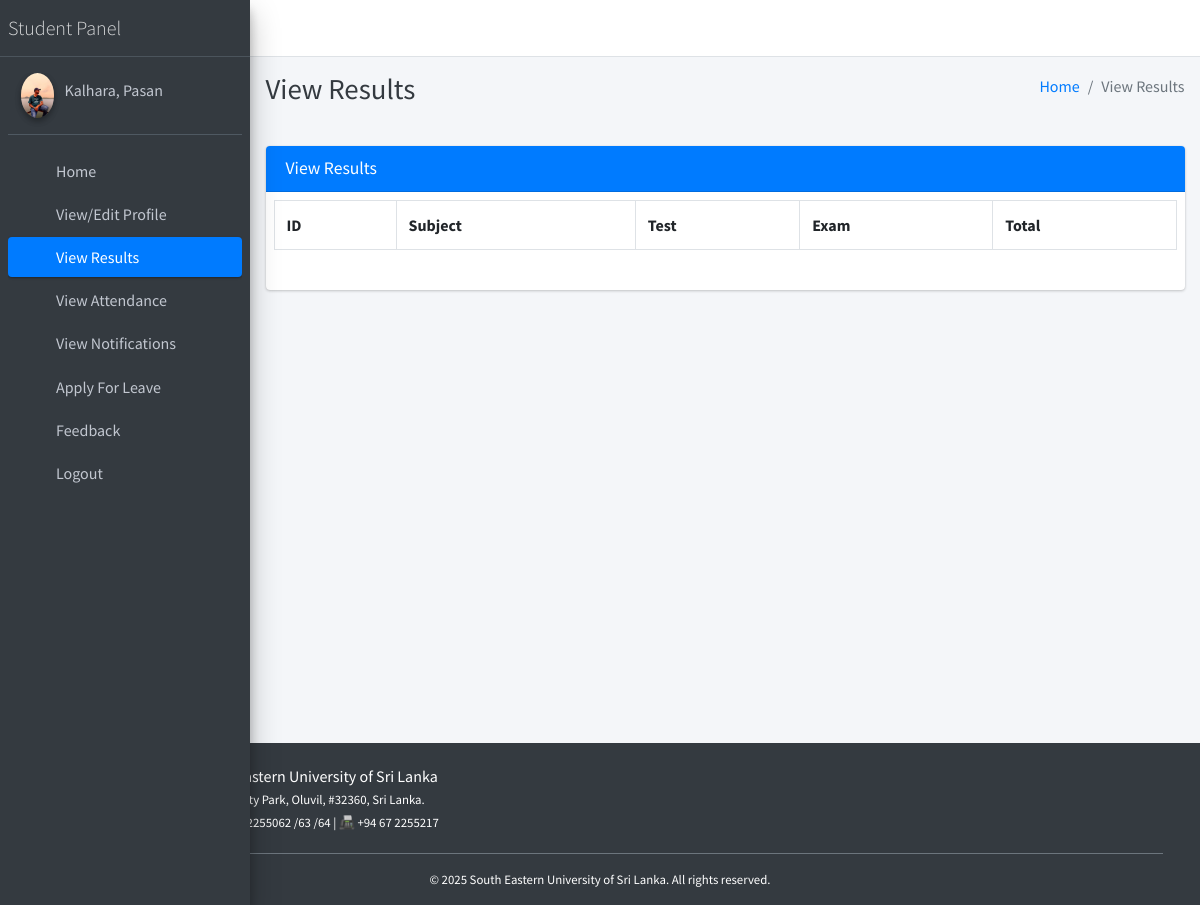
The page /student/view/result/ (signed in) on the database its author committed.
### main_app/models.py (models this page shows)
class CustomUser(AbstractUser):
    USER_TYPE = ((1, "HOD"), (2, "Staff"), (3, "Student"))
    GENDER = [("M", "Male"), ("F", "Female")]
    username = None  # Removed username, using email instead
    email = models.EmailField(unique=True)
    user_type = models.CharField(default=1, choices=USER_TYPE, max_length=1)
    gender = models.CharField(max_length=1, choices=GENDER)
    profile_pic = models.ImageField()
    address = models.TextField()
    fcm_token = models.TextField(default="")  # For firebase notifications
    created_at = models.DateTimeField(auto_now_add=True)
    updated_at = models.DateTimeField(auto_now=True)
    USERNAME_FIELD = "email"
    REQUIRED_FIELDS = []
    objects = CustomUserManager()
    def __str__(self):
        return self.last_name + ", " + self.first_name

### main_app/student_views.py (the view)
# urls.py: path('student/view/result/', student_views.student_view_result,
def student_view_result(request):
    student = get_object_or_404(Student, admin=request.user)
    results = StudentResult.objects.filter(student=student)
    context = {
        'results': results,
        'page_title': "View Results"
    }
    return render(request, "student_template/student_view_result.html", context)

### main_app/templates/student_template/student_view_result.html (shortened to what this page needs)
{% extends 'main_app/base.html' %}
{% load static %}
{% block page_title %}{{page_title}}{% endblock page_title %}
{% block content %}
<section class="content">
    <div class="container-fluid">
        <div class="row">
            <div class="col-md-12">
<div class="card card-primary">
    <div class="card-header"><h3 class="card-title">{{page_title}}</h3>
    </div>
   <div class="table p-2">
       <table class="table table-bordered">
           <tr>
               <th>ID</th>
               <th>Subject</th>
               <th>Test</th>
               <th>Exam</th>
               <th>Total</th>
        </tr>
        </table>
    </div>
    </div>
            </div>
        </div>
    </div>
</section>
{% endblock content %}

### main_app/templates/main_app/sidebar_template.html (shortened to what this page needs)
{% load static %}
<aside class="main-sidebar sidebar-dark-primary elevation-4">
{% if request.user.user_type == '1' %}
    <a href="{% url 'admin_home' %}" class="brand-link">
        <span class="brand-text font-weight-light">Admin Panel</span>
    </a>
    <div class="sidebar">
        <div class="user-panel mt-3 pb-3 mb-3 d-flex">
            <div class="image">
                <img src="{{ request.user.profile_pic }}" class="img-circle elevation-2" alt="User Image">
            </div>
            <div class="info">
                <a href="#" class="d-block">{{ user }}</a>
            </div>
        </div>
        <nav class="mt-2">
            <ul class="nav nav-pills nav-sidebar flex-column" role="menu">
                <li class="nav-item">
                    {% url 'admin_home' as admin_home %}
                    <a href="{{ admin_home }}" class="nav-link {% if admin_home == request.path %} active {% endif %}">
                        <i class="nav-icon fas fa-tachometer-alt"></i>
                        <p>Home</p>
                    </a>
                </li>
                <li class="nav-item">
                    {% url 'admin_view_profile' as admin_view_profile %}
                    <a href="{{ admin_view_profile }}" class="nav-link {% if admin_view_profile == request.path %} active {% endif %}">
                        <i class="nav-icon fas fa-user-cog"></i>
                        <p>View/Edit Profile</p>
                    </a>
                </li>
                <li class="nav-item">
                    {% url 'admin_notify_staff' as admin_notify_staff %}
                    <a href="{{ admin_notify_staff }}" class="nav-link {% if admin_notify_staff == request.path %} active {% endif %}">
                        <i class="nav-icon fas fa-bullhorn"></i>
                        <p>Notify Staff</p>
                    </a>
                </li>
                <li class="nav-item">
                    {% url 'admin_notify_student' as admin_notify_student %}
                    <a href="{{ admin_notify_student }}" class="nav-link {% if admin_notify_student == request.path %} active {% endif %}">
                        <i class="nav-icon fas fa-bullhorn"></i>
                        <p>Notify Student</p>
                    </a>
                </li>
                <li class="nav-item">
                    {% url 'add_staff' as add_staff %}
                    <a href="{{ add_staff }}" class="nav-link {% if add_staff == request.path %} active {% endif %}">
                        <i class="nav-icon fas fa-user-plus"></i>
                        <p>Add Staff</p>
                    </a>
                </li>
                <li class="nav-item">
                    {% url 'manage_staff' as manage_staff %}
                    {% url 'edit_staff' staff_id as edit_staff %}
                    <a href="{{ manage_staff }}" class="nav-link {% if manage_staff == request.path or request.path == edit_staff %} active {% endif %}">
                        <i class="nav-icon fas fa-users"></i>
                        <p>Manage Staff</p>
                    </a>
                </li>
                <li class="nav-item">
                    {% url 'add_student' as add_student %}
                    <a href="{{ add_student }}" class="nav-link {% if add_student == request.path %} active {% endif %}">
                        <i class="nav-icon fas fa-user-graduate"></i>
                        <p>Add Student</p>
                    </a>
                </li>
                <li class="nav-item">
                    {% url 'manage_student' as manage_student %}
                    {% url 'edit_student' student_id as edit_student %}
                    <a href="{{ manage_student }}" class="nav-link {% if edit_student == request.path or manage_student == request.path %} active {% endif %}">
                        <i class="nav-icon fas fa-users"></i>
                        <p>Manage Student</p>
                    </a>
                </li>
                <li class="nav-item">
                    {% url 'add_course' as add_course %}
                    <a href="{{ add_course }}" class="nav-link {% if add_course == request.path %} active {% endif %}">
                        <i class="nav-icon fas fa-book"></i>
                        <p>Add Course</p>
                    </a>
                </li>
                <li class="nav-item">
                    {% url 'manage_course' as manage_course %}
                    {% url 'edit_course' course_id as edit_course %}
                    <a href="{{ manage_course }}" class="nav-link {% if edit_course == request.path or manage_course == request.path %} active {% endif %}">
                        <i class="nav-icon fas fa-book-open"></i>
                        <p>Manage Course</p>
                    </a>
                </li>
                <li class="nav-item">
                    {% url 'add_subject' as add_subject %}
                    <a href="{{ add_subject }}" class="nav-link {% if add_subject == request.path %} active {% endif %}">
                        <i class="nav-icon fas fa-chalkboard-teacher"></i>
                        <p>Add Subject</p>
                    </a>
                </li>
                <li class="nav-item">
                    {% url 'manage_subject' as manage_subject %}
                    {% url 'edit_subject' subject_id as edit_subject %}
                    <a href="{{ manage_subject }}" class="nav-link {% if edit_subject == request.path or manage_subject == request.path %} active {% endif %}">
                        <i class="nav-icon fas fa-book-reader"></i>
                        <p>Manage Subject</p>
                    </a>
                </li>
                <li class="nav-item">
                    {% url 'add_session' as add_session %}
                    <a href="{{ add_session }}" class="nav-link {% if add_session == request.path %} active {% endif %}">
                        <i class="nav-icon fas fa-calendar-plus"></i>
                        <p>Add Session</p>
                    </a>
                </li>
                <li class="nav-item">
                    {% url 'manage_session' as manage_session %}
                    {% url 'edit_session' session_id as edit_session %}
                    <a href="{{ manage_session }}" class="nav-link {% if edit_session == request.path or manage_session == request.path %} active {% endif %}">
                        <i class="nav-icon fas fa-calendar-alt"></i>
                        <p>Manage Session</p>
                    </a>
                </li>
                <li class="nav-item">
                    {% url 'admin_view_attendance' as admin_view_attendance %}
                    <a href="{{ admin_view_attendance }}" class="nav-link {% if admin_view_attendance == request.path %} active {% endif %}">
                        <i class="nav-icon fas fa-clipboard-list"></i>
                        <p>View Attendance</p>
                    </a>
                </li>
                <li class="nav-item">
                    {% url 'student_feedback_message' as student_feedback_message %}
                    <a href="{{ student_feedback_message }}" class="nav-link {% if student_feedback_message == request.path %} active {% endif %}">
                        <i class="nav-icon fas fa-comment-dots"></i>
                        <p>Student Feedback</p>
                    </a>
                </li>
                <li class="nav-item">
                    {% url 'staff_feedback_message' as staff_feedback_message %}
                    <a href="{{ staff_feedback_message }}" class="nav-link {% if staff_feedback_message == request.path %} active {% endif %}">
                        <i class="nav-icon fas fa-comments"></i>
                        <p>Staff Feedback</p>
                    </a>
                </li>
                <li class="nav-item">
                    {% url 'view_staff_leave' as view_staff_leave %}
                    <a href="{{ view_staff_leave }}" class="nav-link {% if view_staff_leave == request.path %} active {% endif %}">
                        <i class="nav-icon fas fa-user-clock"></i>
                        <p>Staff Leave</p>
                    </a>
                </li>
                <li class="nav-item">
                    {% url 'view_student_leave' as view_student_leave %}
                    <a href="{{ view_student_leave }}" class="nav-link {% if view_student_leave == request.path %} active {% endif %}">
                        <i class="nav-icon fas fa-user-clock"></i>
                        <p>Student Leave</p>
                    </a>
                </li>
{% else %}
    <a href="" class="brand-link">
        <span class="brand-text font-weight-light">Student Panel</span>
    </a>
    <div class="sidebar">
        <div class="user-panel mt-3 pb-3 mb-3 d-flex">
            <div class="image">
                <img src="{{ request.user.profile_pic }}" class="img-circle elevation-2" alt="User Image">
            </div>
            <div class="info">
                <a href="#" class="d-block">{{ user }}</a>
            </div>
        </div>
        <nav class="mt-2">
            <ul class="nav nav-pills nav-sidebar flex-column">
                <li class="nav-item">
                    {% url 'student_home' as student_home %}
                    <a href="{{ student_home }}" class="nav-link {% if student_home == request.path %} active {% endif %}">
                        <i class="nav-icon fas fa-tachometer-alt"></i>
                        <p>Home</p>
                    </a>
                </li>
                <li class="nav-item">
                    {% url 'student_view_profile' as student_view_profile %}
                    <a href="{{ student_view_profile }}" class="nav-link {% if student_view_profile == request.path %} active {% endif %}">
                        <i class="nav-icon fas fa-user"></i>
                        <p>View/Edit Profile</p>
                    </a>
                </li>
                <li class="nav-item">
                    {% url 'student_view_result' as student_view_result %}
                    <a href="{% url 'student_view_result' %}" class="nav-link {% if student_view_result == request.path %} active {% endif %}">
                        <i class="nav-icon fas fa-poll"></i>
                        <p>View Results</p>
                    </a>
                </li>
                <li class="nav-item">
                    {% url 'student_view_attendance' as student_view_attendance %}
                    <a href="{{ student_view_attendance }}" class="nav-link {% if student_view_attendance == request.path %} active {% endif %}">
                        <i class="nav-icon fas fa-clipboard-list"></i>
                        <p>View Attendance</p>
                    </a>
                </li>
                <li class="nav-item">
                    {% url 'student_view_notification' as student_view_notification %}
                    <a href="{{ student_view_notification }}" class="nav-link {% if student_view_notification == request.path %} active {% endif %}">
                        <i class="nav-icon fas fa-bell"></i>
                        <p>View Notifications</p>
                    </a>
                </li>
                <li class="nav-item">
                    {% url 'student_apply_leave' as student_apply_leave %}
                    <a href="{{ student_apply_leave }}" class="nav-link {% if student_apply_leave == request.path %} active {% endif %}">
                        <i class="nav-icon fas fa-paper-plane"></i>
                        <p>Apply For Leave</p>
                    </a>
                </li>
                <li class="nav-item">
                    {% url 'student_feedback' as student_feedback %}
                    <a href="{{ student_feedback }}" class="nav-link {% if student_feedback == request.path %} active {% endif %}">
                        <i class="nav-icon fas fa-comment-dots"></i>
                        <p>Feedback</p>
                    </a>
                </li>
{% endif %}
<li class="nav-item">
    <a href="{% url 'user_logout' %}" onclick="return confirm('Your session would be terminated.\n\nProceed?')" class="nav-link">
        <i class="nav-icon fas fa-sign-out-alt"></i>
        <p>Logout</p>
    </a>
</li>
</ul>
</nav>
</div>
</aside>

### rows shown on the page
CustomUser: user.profile_pic (picture), last_name+first_name "Kalhara, Pasan"

### other values the page prints
{{ page_title }} "View Results"
